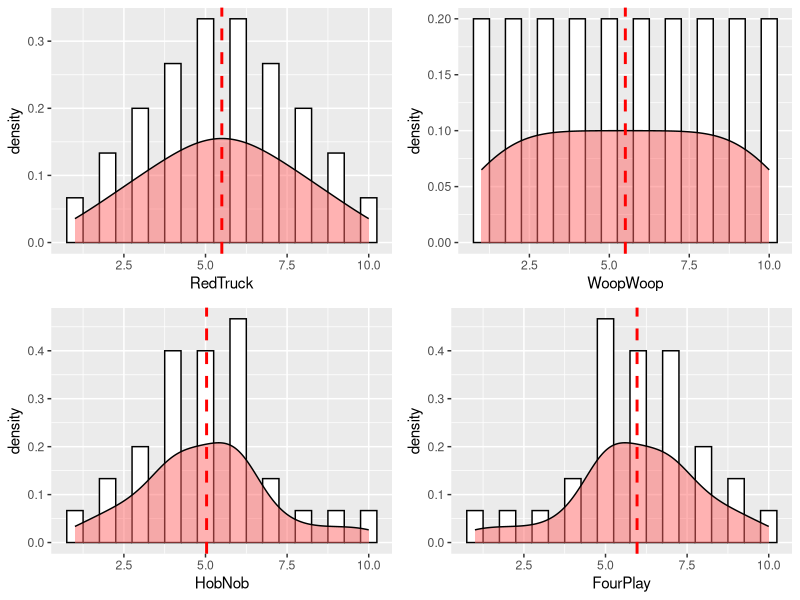

Here is the R script that generated this plot:
# Use ggplot2 library to plot the histograms

## install.packages("ggplot2", dependencies = TRUE)
library(ggplot2)

multiplot <- function(..., plotlist=NULL, cols) {
  require(grid)
  
  # Make a list from the ... arguments and plotlist
  plots <- c(list(...), plotlist)
  
  numPlots = length(plots)
  
  # Make the panel
  plotCols = cols                       # Number of columns of plots
  plotRows = ceiling(numPlots/plotCols) # Number of rows needed, calculated from # of cols
  
  # Set up the page
  grid.newpage()
  pushViewport(viewport(layout = grid.layout(plotRows, plotCols)))
  vplayout <- function(x, y)
    viewport(layout.pos.row = x, layout.pos.col = y)
  
  # Make each plot, in the correct location
  for (i in 1:numPlots) {
    curRow = ceiling(i/plotCols)
    curCol = (i-1) %% plotCols + 1
    print(plots[[i]], vp = vplayout(curRow, curCol ))
  }
  
}

ratings <- read.table("supplemental-stats1_ex01.txt", header=T)

# Reference - http://wiki.stdout.org/rcookbook/Graphs/Plotting%20distributions%20(ggplot2)/
p1 <-
ggplot(ratings, aes(x=RedTruck)) + 
  geom_histogram(aes(y=..density..),      # Histogram with density instead of count on y-axis
                 binwidth=.5,
                 colour="black", fill="white") +  
  geom_density(alpha=.5, fill="#FF6666") + 
  geom_vline(aes(xintercept=mean(RedTruck, na.rm=T)),   # Ignore NA values for mean
             color="red", linetype="dashed", size=1)
p2 <-
  ggplot(ratings, aes(x=WoopWoop)) + 
  geom_histogram(aes(y=..density..), 
                 binwidth=.5,
                 colour="black", fill="white") +
  geom_density(alpha=.5, fill="#FF6666") + 
  geom_vline(aes(xintercept=mean(WoopWoop, na.rm=T)),
             color="red", linetype="dashed", size=1)

p3 <-
  ggplot(ratings, aes(x=HobNob)) + 
  geom_histogram(aes(y=..density..),
                 binwidth=.5,
                 colour="black", fill="white") +  
  geom_density(alpha=.5, fill="#FF6666") + 
  geom_vline(aes(xintercept=mean(HobNob, na.rm=T)),
             color="red", linetype="dashed", size=1)

p4 <-
  ggplot(ratings, aes(x=FourPlay)) + 
  geom_histogram(aes(y=..density..),
                 binwidth=.5,
                 colour="black", fill="white") +  
  geom_density(alpha=.5, fill="#FF6666") + 
  geom_vline(aes(xintercept=mean(FourPlay, na.rm=T)),
             color="red", linetype="dashed", size=1)

multiplot(p1, p2, p3, p4, cols=2)